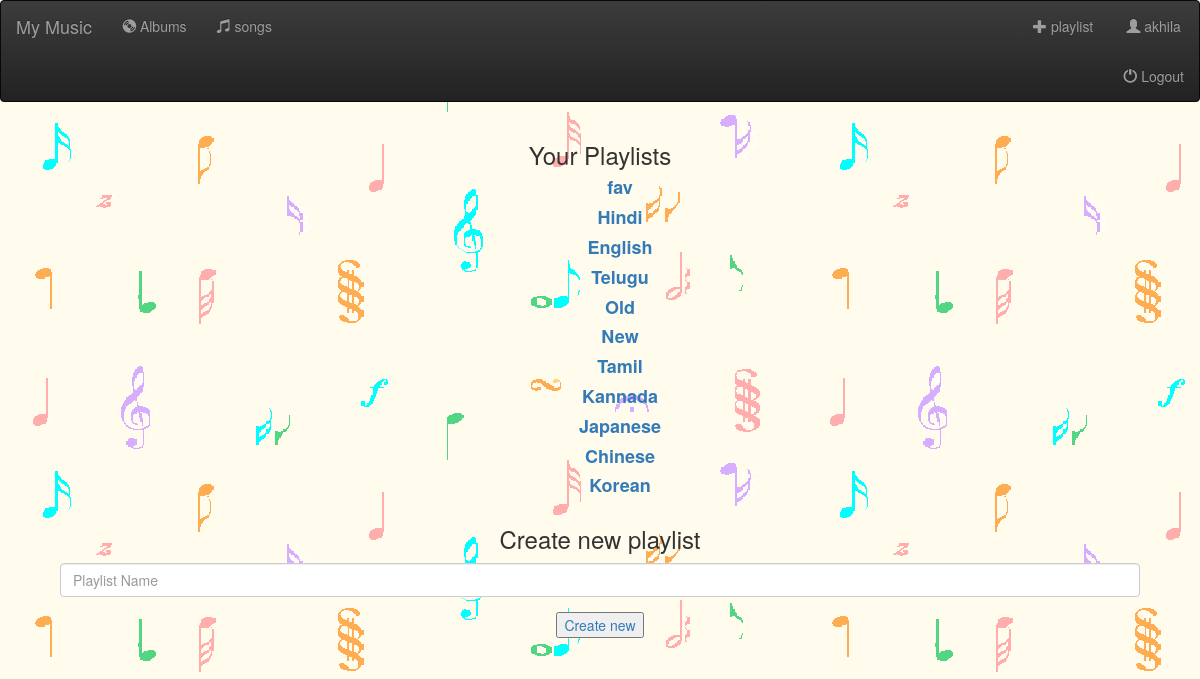
/playlist (signed in), run on the app's committed database.
### music/models.py (models this page shows, shortened)
class Playlist(models.Model):
    name = models.CharField(max_length=200)
    user = models.ForeignKey(User)

### music/views.py (the view)
# urls.py: url(r'^playlist',views.crud_playlist,name='crud_playlist'),
def crud_playlist(request):
    user = request.user
    print("in view")
    if request.method == 'POST':
        print("in post")
        Playlist.objects.create(
                name = request.POST.get('name'),
                user = user,
                )
    playlists = Playlist.objects.filter(user=user.id)
    """ playlist_songs = []

    for playlist in playlists:
        songs = PlaylistSongs.objects.filter(playlist_id=playlist.id)
        playlist_songs.append(songs) """
    """ 'playlist_songs':playlist_songs,- was added to context dic along wid code commented above """
    context = {
        'playlists': playlists,
        }
    return render(request,'playlist.html',context)

### music/templates/playlist.html (shortened to what this page needs)
{% extends 'base.html' %}
{% block content %}
{% if playlists %}
<h3>Your Playlists</h3>
<ul>
    {% for playlist in playlists %}
        <a href="{% url 'view_playlist' playlist.id %}">
            <h4><b>{{ playlist.name }}</b></h4>
        </a>
    {% endfor %}
</ul>
{% else %}
    <h4>You have not created any playlists yet</h4>
{% endif %}
<div class = "container">
<div id="createPlaylistContainer" class="col-md-12 container bg-light rounded">
<h3>Create new playlist</h3>
<form  method = 'POST' action="{% url 'crud_playlist' %}">
      <div class="form-group col-md-12">
          <input type="text" class="form-control" id="name" placeholder="Playlist Name" name="name">
      </div>
      <button type="submit" value="submit"><a href="{% url 'crud_playlist' %}">Create new</a></button>
    </form>
</div>
</div>
{% endblock %}

### music/templates/base.html (shortened to what this page needs)
{% load static %}
<link rel="stylesheet" href="{% static 'css/style.css' %}">
<center>
<html>
<head>
    <link rel="stylesheet" href="https://maxcdn.bootstrapcdn.com/bootstrap/3.3.7/css/bootstrap.min.css"
>
    <link rel="stylesheet" href="https://maxcdn.bootstrapcdn.com/bootstrap/3.3.7/css/bootstrap-theme.min.css"
>
        <link rel="stylesheet" href="https://use.fontawesome.com/releases/v5.7.2/css/all.css">
    </head>
<body>
        <nav class="navbar navbar-inverse">
                <nav class="container-fluid">
                    <a class="navbar-brand" href="{% url 'home' %}">My Music</a>
                    <div class="nav navbar-collapse">
                        <ul class="nav navbar-nav">
                            <li class="">
                                <a href="{% url 'home' %}">
                                    <span class="glyphicon glyphicon-cd" aria-hidden="true"></span> Albums
                                </a>
                            </li>
                            <li class="">
                                <a href="{% url 'home' %}">
                                    <span class="glyphicon glyphicon-music" aria-hidden="true"></span> songs
                                </a>
                            </li>
                        </ul>
                        {% if user.is_authenticated %}
                        <ul class="nav navbar-nav navbar-right">
                            <li class="">
                                <a href="{% url 'crud_playlist' %}">
                                    <span class="glyphicon glyphicon-plus" aria-hidden="true"></span> playlist
                                </a>
                            </li>
                            <ul class="nav navbar-nav navbar-right">
                                <li class="">
                                    <a href="{% url 'profile' %}">
                                        <span class="glyphicon glyphicon-user" aria-hidden="true"></span> {{ user.username }}
                                    </a>
                                    <a href="{% url 'logout' %}">
                                        <span class="glyphicon glyphicon-off" aria-hidden="true"></span> Logout
                                    </a>
                                </li>
                            </ul>
                                {% endif %}
                    </div>
                </nav>
            </nav>
    <div class='container-fluid'>
        {% block content %}
        {% endblock %}
    </div>
</body>
</html>
</center>

### static/css/style.css (style rules this page uses)
body { background-image: url('/static/img/b.gif') ; }

### data on the page
Playlist: name "fav"
Playlist: name "Hindi"
Playlist: name "English"
Playlist: name "Telugu"
Playlist: name "Old"
Playlist: name "New"
Playlist: name "Tamil"
Playlist: name "Kannada"
Playlist: name "Japanese"
Playlist: name "Chinese"
Playlist: name "Korean"

### other printed values
{{ user.username }} "akhila"
